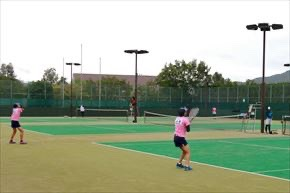
#> input picture Lesson_3/picture/src.png, 290 x 193 px
$ python affine_trans.py
#> lines starting #> are read from the running program, lines starting #| are printed output that depends on the picture
import cv2
import math
import numpy as np

img_src = cv2.imread('picture/src.png')
#> img_src is the input picture: shape (193, 290, 3); mean B, G, R 149.3, 171.5, 161.9

size = tuple(np.array([img_src.shape[1], img_src.shape[0]]))
#> size = (290, 193)

#原点(左上)を中心に45度回転させ、y軸正の方向に画像の高さの半分だけ並行移動する行列の作成
afn_mat = np.float32([[math.cos(-math.pi / 4), -math.sin(-math.pi / 4), 0],
                      [math.sin(-math.pi / 4),  math.cos(-math.pi / 4), img_src.shape[0] * 0.5]])

#変数(画像の写真,変換行列,flags:補間手法)
img_dst = cv2.warpAffine(img_src, afn_mat, size, flags = cv2.INTER_CUBIC)
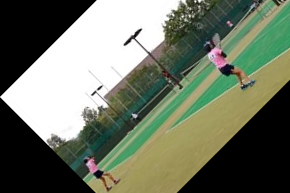
#> img_dst: shape (193, 290, 3); mean B, G, R 100.1, 117.8, 110.7

cv2.imwrite('picture/affine.png', img_dst)

#cv2.warpAffineは写真の位置を移動させる処理


#別解
center = tuple(np.array([img_src.shape[1] * 0.5, img_src.shape[0] * 0.5]))
#> center = (145, 96.5)
angle = 45.0
scale = 1.0
size = tuple(np.array([img_src.shape[1], img_src.shape[0]]))
rot_mat = cv2.getRotationMatrix2D(center, angle, scale)

img_dst = cv2.warpAffine(img_src, rot_mat, size, flags = cv2.INTER_CUBIC)
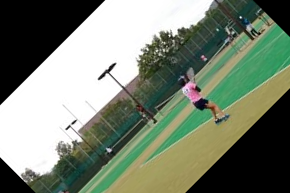
#> img_dst: shape (193, 290, 3); mean B, G, R 113.9, 130.6, 120.8
